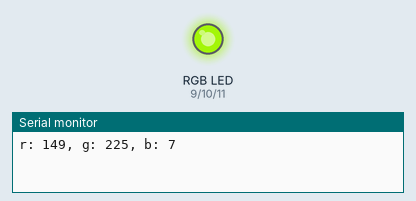
This sketch was run on a simulated Arduino Uno, built with avr-gcc and run on an emulated ATmega328P. On the bench: an RGB LED mixed from three pins (HIGH = lit), the last lines printed to the serial monitor.

Above: at 0.05 s.
At 0.45 s:
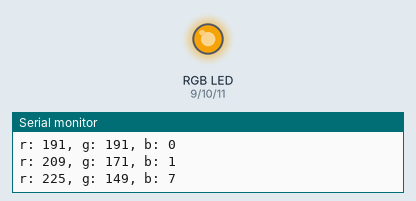
At 0.85 s:
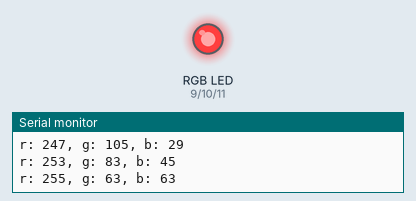
At 1.7 s:
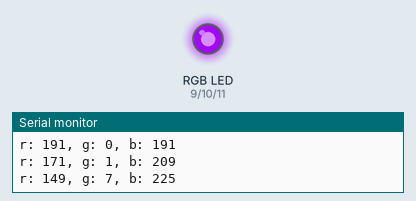
At 2.55 s:
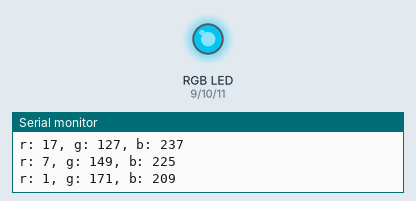
At 3.4 s:
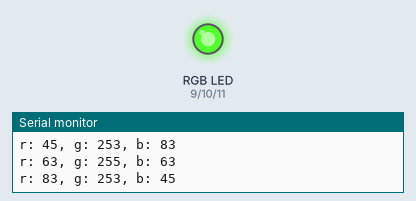
Timing chart, 0 to 8.4 s (numbered marks = the images above):
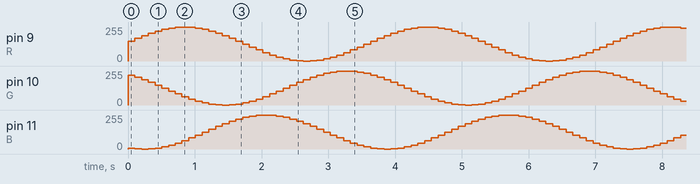

The sketch:

05_rgb.ino
```cpp
// RGB LED 핀 설정
#define R 9    // 빨간색 핀
#define G 10   // 초록색 핀
#define B 11   // 파란색 핀

int rainbow = 0;

void setup() {
  // RGB LED 핀을 출력으로 설정
  pinMode(R, OUTPUT);
  pinMode(G, OUTPUT);
  pinMode(B, OUTPUT);
  Serial.begin(9600);
}

void loop() {
  rainbow += 10;

  // sin() 함수의 출력 범위를 -1에서 1로 제한하고 map() 함수를 사용하지 않음
  float rFloat = sin(radians(rainbow)) * 127.5 + 127.5;
  float gFloat = sin(radians(rainbow + 120)) * 127.5 + 127.5;
  float bFloat = sin(radians(rainbow + 240)) * 127.5 + 127.5;

  // 실수 값을 정수로 변환
  int rValue = int(rFloat);
  int gValue = int(gFloat);
  int bValue = int(bFloat);

  Serial.print("r: ");
  Serial.print(rValue);
  Serial.print(", g: ");
  Serial.print(gValue);
  Serial.print(", b: ");
  Serial.println(bValue);

  analogWrite(R, rValue);
  analogWrite(G, gValue);
  analogWrite(B, bValue);

  delay(100);
}
```
